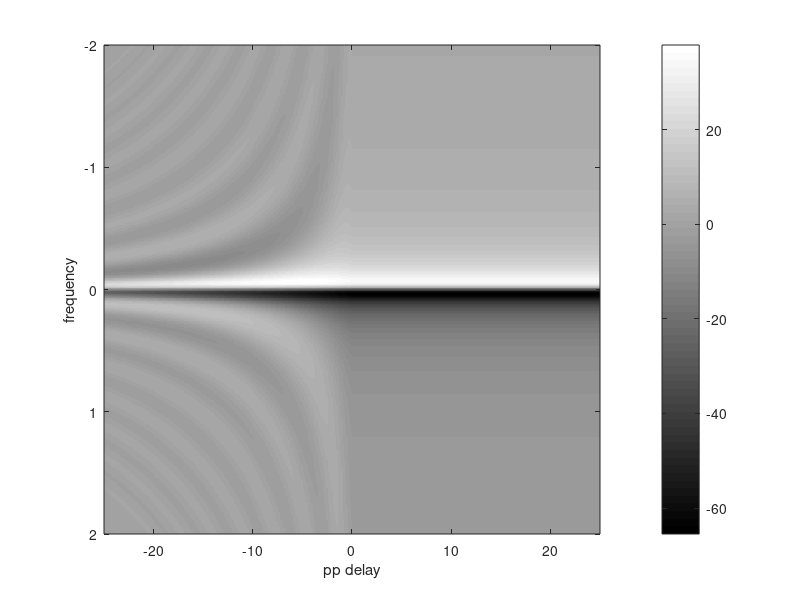

The MATLAB script that drew this image: (Note: this script raises an error after producing the figure.)
% perturbed free inductiond decay
close all
clear variables


dt = 0.1;  % time step in time units
tmax = 1000;  % max simualtion time
fsample = 1/ dt;  % sample frequency in inverse time units

time = (0:dt:tmax) ;   % time axis

% list of pump-probe delay values that are used in the final plot
pp_delay_list = (-25:0.1:25);  

beta_pp = 0.5;  % efficiency of the pump-pulse (1 = max, 0=no effect)
phi_qd = 0.4 .* pi; % phase difference between reflected and scattered field
gamma = 0.05;   % decay constant of the coherence, in inverse time units

%--------------------
% calculate reference spectrum, i.e., without pump pulse
reference = exp(-1 .* gamma .* time);  % coherence decays exponentially
ft_ref = fftshift(fft(reference)) ;  % numerical Fourier trasnform 
spec_ref = real(exp(1i .* phi_qd) .*  ft_ref);  % spectrum is real part

%-------------------
% loop over pump-probe delay
data = zeros( length(pp_delay_list),length(time));  % store data

for id = 1:length(pp_delay_list)
    
    pp_delay = pp_delay_list(id);  % current delay
    
    % generate effect of pump pulse: step function at time = pp_delay
    pump = zeros(size(time)) ;
    pump(time > -1 .* pp_delay) = beta_pp;
    
    % signal is reduced by pump pulse
    signal = reference .* (1 - pump);
    ft_sig = fftshift(fft(signal)) ;  % FT
    spec_sig = real(exp(1i .* phi_qd) .* ft_sig); % spectrum
    
    data(id,:) = spec_sig - spec_ref; % we measure difference in spectrum
end

% build frequency axis
n = length(signal);
n_half = fix(n/2); % round to next interger below n/2
n_remainder = n - 2 * n_half;
omega = 2 .* pi .* (-1 * n_half :n_half -1 + n_remainder)./ n .* fsample;

% plot data as matrix / flase color plot
imagesc(pp_delay_list, omega, transpose(data))
xlabel('pp delay')
ylabel('frequency')
ylim([-2,2])
colormap('gray')
c = colorbar;
c.Label.String = 'delta P(omega)';

